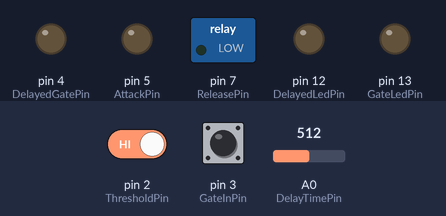
The sketch below on a simulated Arduino Uno, built with avr-gcc and run on an emulated ATmega328P. Shown: switched loads named in the sketch (green lamp = pin HIGH), output pins drawn as LEDs (lit = HIGH). Dashed ring = blinking. Inputs (shaded band) come from the test bench; at power-on: pin 3 (GateInPin) LOW, pin 2 (ThresholdPin) HIGH, A0 (DelayTimePin) = 512.

Above: at 1.2 s.
1.3 s: pin 3 (GateInPin) driven HIGH
At 2.1 s:
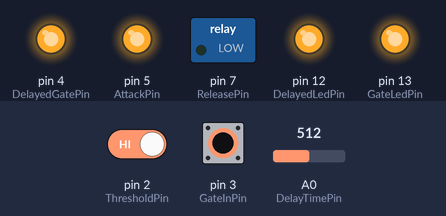
2.8 s: pin 2 (ThresholdPin) driven LOW
4.3 s: pin 3 (GateInPin) driven LOW
At 5.5 s:
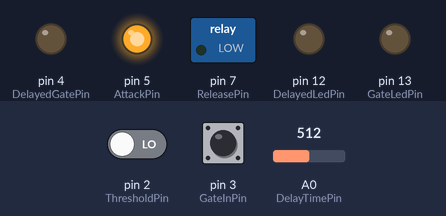
5.8 s: pin 3 (GateInPin) pulsed HIGH 2 times (0.12 s each, 0.3 s apart)
At 6.23 s:
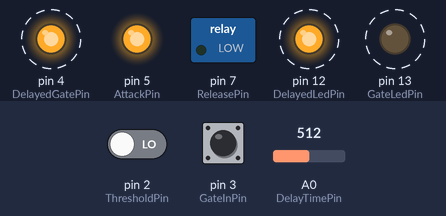
Timing chart, 0 to 8.8 s (numbered marks = the images above; inputs shaded):
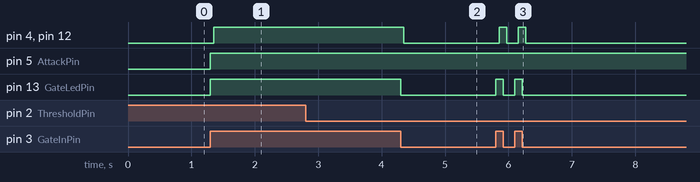

The sketch:

ArEG.ino
```cpp
/*
 * ArEG
 *
 * 2022.01.11
 *
 */

#include <TimerOne.h>
#include <MsTimer2.h>

#define TITLE_STR1  ("ArEG")
#define TITLE_STR2  ("20220111")

// Pin definition
const int ThresholdPin = 2; // INT0
const int GateInPin = 3;    // INT1

const int DelayedGatePin = 4;

const int AttackPin = 5;
const int DecayPin = 6;
const int ReleasePin = 7;

const int DelayedLedPin = 12;
const int GateLedPin = 13;

const int DelayTimePin = 0;   // A0

enum EG_STATE {
  ST_ATTACK,
  ST_DECAY,
  ST_RELEASE
};

volatile enum EG_STATE state = ST_RELEASE;
volatile bool isStateChanged = true;

int delayTime = 1;

//-------------------------------------------------------------------
// Threshold
//
void threshold()
{
	state = ST_DECAY;
	isStateChanged = true;
}

//-------------------------------------------------------------------
// Delayed Gate
//
void delayedGateOn()
{
  Timer1.stop();
  digitalWrite(DelayedGatePin, HIGH);
  digitalWrite(DelayedLedPin, HIGH);
}

void delayedGateOff()
{
  MsTimer2::stop();
  digitalWrite(DelayedGatePin, LOW);
  digitalWrite(DelayedLedPin, LOW);
}

//-------------------------------------------------------------------
// Gate in
//
void gateIn()
{
  bool isGateOn = digitalRead(GateInPin);

  if (isGateOn) {
    // ADSR
    state = ST_ATTACK;
    isStateChanged = true;
    digitalWrite(GateLedPin, HIGH);

    // Delayed gate
    Timer1.initialize(delayTime * 1000UL);
    Timer1.attachInterrupt(delayedGateOn);
  }
  else {
    // ADSR
    state = ST_RELEASE;
    isStateChanged = true;
    digitalWrite(GateLedPin, LOW);

    // Delayed gate
    MsTimer2::set(delayTime, delayedGateOff);
    MsTimer2::start();
  }
}

//-------------------------------------------------------------------
// Main routine
//
void setup()
{
  pinMode(AttackPin, INPUT);	// Hi-Z
  pinMode(DecayPin, INPUT);		// Hi-Z
  pinMode(ReleasePin, INPUT);	// Hi-Z

  pinMode(DelayedGatePin, OUTPUT);

  pinMode(GateLedPin, OUTPUT);
  pinMode(DelayedLedPin, OUTPUT);

  attachInterrupt(digitalPinToInterrupt(GateInPin), gateIn, CHANGE);
  attachInterrupt(digitalPinToInterrupt(ThresholdPin), threshold, FALLING);
}

void loop()
{

  if (isStateChanged) {
    isStateChanged = false;
    switch (state) {
    case ST_ATTACK:
	  pinMode(DecayPin, INPUT);   // Hi-Z
	  pinMode(ReleasePin, INPUT); // Hi-Z
	  pinMode(AttackPin, OUTPUT);
	  digitalWrite(AttackPin, HIGH);
      break;
    case ST_DECAY:
	  pinMode(AttackPin, INPUT);  // Hi-Z
	  pinMode(DecayPin, OUTPUT);
	  digitalWrite(DecayPin, LOW);
      break;
    case ST_RELEASE:
	  pinMode(ReleasePin, OUTPUT);
      digitalWrite(ReleasePin, LOW);
      break;
    }
  }

  delayTime = analogRead(DelayTimePin) / 10;
}
```

Measured:
- after the input at 1.3 s, pin 4 (DelayedGatePin), pin 12 (DelayedLedPin): LOW → HIGH after 0.05 s; pin 5 (AttackPin), pin 13 (GateLedPin): LOW → HIGH at once
- after the input at 4.3 s, pin 4 (DelayedGatePin), pin 12 (DelayedLedPin): HIGH → LOW after 0.05 s; pin 13 (GateLedPin): HIGH → LOW at once
- after the input at 5.8 s, pin 4 (DelayedGatePin), pin 12 (DelayedLedPin): alternates HIGH for 0.12 s and LOW for 0.18 s, 4 changes in all, then stays LOW, starting after 0.05 s; pin 13 (GateLedPin): alternates HIGH for 0.12 s and LOW for 0.18 s, 4 changes in all, then stays LOW, starting at once
